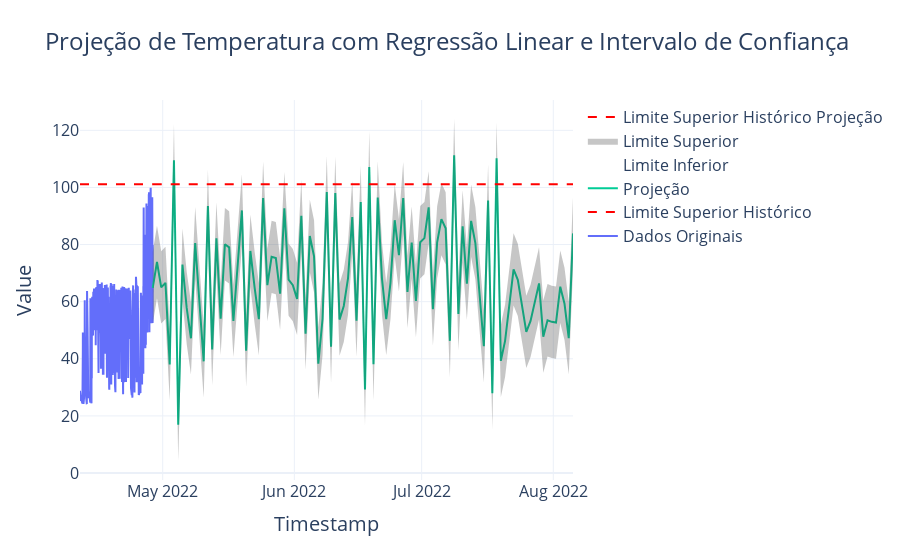

Notebook code cell kept with this figure:
### Markdown cell above
Neste caso, os modelos de RNN-GRU e RNN-LSTM obtiveram resultados bem mais aderentes ao modelo, com os menores MAE e MSE e os R² mais altos. Alinhado a isso, também o modelo SVR_Ajustado com Randomized Search CV também apresentou bom desempenho e foram definidos como sendo os métodos para projeção dos dados.

Esta projeção tem como objetivo fundamental, a identificação de quando os valores de temperatura podem atingir o limite de temperatura que indique uma falha potencial, conforme pode ser visto na Figuras 25 e Figuras 26.

### Code cell
import pandas as pd
import numpy as np
import plotly.graph_objects as go
from sklearn.model_selection import train_test_split
from sklearn.linear_model import LinearRegression
from sklearn.metrics import mean_squared_error

# Separação dos dados de temperatura das Bombas P1
Df_Pump1 = df_MainPumpsTemp[df_MainPumpsTemp['NmeComp'] == 'MainPumpP1']

# Converter a coluna 'Timestamp' para o tipo datetime, se necessário
Df_Pump1['Timestamp'] = pd.to_datetime(Df_Pump1['Timestamp'])

# Definir o número de valores anteriores como 20% do volume de dados originais para cálculo da média histórica
n_prev_values_20 = int(0.10 * len(Df_Pump1))

# Calcular a média histórica dos últimos 20% dos dados
historical_mean = Df_Pump1['Value'].iloc[-n_prev_values_20:].mean()
upper_limit_value = historical_mean * 1.28

# Definir o número de valores anteriores como 10% do volume de dados originais para projeção
n_prev_values_10 = int(0.20 * len(Df_Pump1))

# Criar features e target usando os últimos 10% dos dados
X = []
y = []
for i in range(n_prev_values_10, len(Df_Pump1)):
    X.append(Df_Pump1['Value'].values[i - n_prev_values_10:i])
    y.append(Df_Pump1['Value'].values[i])

X = np.array(X)
y = np.array(y)

# Dividir os dados em conjuntos de treinamento e teste
X_train, X_test, y_train, y_test = train_test_split(X, y, test_size=0.2, random_state=42)

# Treinar o modelo LinearRegression
linear_model = LinearRegression()
linear_model.fit(X_train, y_train)

# Fazer previsões no conjunto de teste
y_pred_test = linear_model.predict(X_test)

# Calcular os resíduos
residuos = y_test - y_pred_test

# Criar um DataFrame para armazenar os resíduos
df_residuosSVM = pd.DataFrame({'y_true': y_test, 'y_pred': y_pred_test, 'residuos': residuos})

# Fazer previsões para o período futuro
n_days_future = 100
# Criar um range contínuo de datas para previsão
future_dates = pd.date_range(start=Df_Pump1['Timestamp'].iloc[-1] + pd.Timedelta(seconds=1), periods=n_days_future, freq='D')

last_values = X[-1]  # Últimos valores conhecidos
future_values = []

for _ in range(n_days_future):
    # Fazer previsão para o próximo dia
    next_value = linear_model.predict([last_values])[0]
    future_values.append(next_value)

    # Atualizar os últimos valores conhecidos para incluir a nova previsão
    last_values = np.roll(last_values, -1)
    last_values[-1] = next_value

# Calcular os limites mínimo e máximo para o intervalo de confiança
std_residuals = np.std(y_test - y_pred_test)  # Desvio padrão dos resíduos
z_critical = 1.96  # Para intervalo de confiança de 95%
lower_bound = np.array(future_values) - z_critical * std_residuals
upper_bound = np.array(future_values) + z_critical * std_residuals

# Criar DataFrame com as previsões
df_future = pd.DataFrame({'Timestamp': future_dates, 'Value': future_values, 'Lower_Bound': lower_bound, 'Upper_Bound': upper_bound})

# Criar o gráfico interativo com Plotly
fig = go.Figure()

# Adicionar os dados originais
fig.add_trace(go.Scatter(x=Df_Pump1['Timestamp'], y=Df_Pump1['Value'], mode='lines', name='Dados Originais'))

# Adicionar a linha de limite superior (25% acima da média histórica dos últimos 20% dos dados)
fig.add_trace(go.Scatter(x=Df_Pump1['Timestamp'], y=[upper_limit_value]*len(Df_Pump1), mode='lines', line=dict(color='red', dash='dash'), name='Limite Superior Histórico'))

# Adicionar a projeção e o intervalo de confiança
fig.add_trace(go.Scatter(x=df_future['Timestamp'], y=df_future['Value'], mode='lines', name='Projeção'))
fig.add_trace(go.Scatter(x=df_future['Timestamp'], y=df_future['Lower_Bound'], mode='lines', line=dict(width=0), marker=dict(color="#444"), name='Limite Inferior'))
fig.add_trace(go.Scatter(x=df_future['Timestamp'], y=df_future['Upper_Bound'], mode='lines', line=dict(width=0), marker=dict(color="#444"), fillcolor='rgba(68, 68, 68, 0.3)', fill='tonexty', name='Limite Superior'))

# Adicionar a linha de limite superior também na projeção
fig.add_trace(go.Scatter(x=df_future['Timestamp'], y=[upper_limit_value]*len(df_future), mode='lines', line=dict(color='red', dash='dash'), name='Limite Superior Histórico Projeção'))

# Personalizar o layout, incluindo o tamanho da fonte
fig.update_layout(
    title={
        'text': 'Projeção de Temperatura com Regressão Linear e Intervalo de Confiança',
        'font': {'size': 24}
    },
    xaxis_title={
        'text': 'Timestamp',
        'font': {'size': 20}
    },
    yaxis_title={
        'text': 'Value',
        'font': {'size': 20}
    },
    hovermode='x',
    template='plotly_white',
    font=dict(size=16)  # Aumentar o tamanho da fonte para outros elementos
)

fig.show()

# Mostrar os resíduos
print(df_residuosSVM.head())
